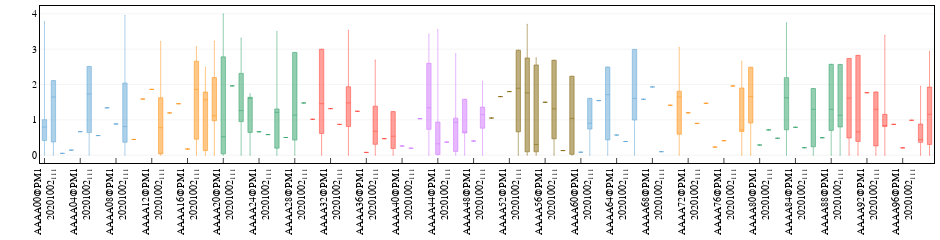

The cell this chart's notebook holds for it:
### Code cell
import random
import plotly.graph_objects as go

x_data = ['Carmelo Anthony', 'Dwyane Wade',
          'Deron Williams', 'Brook Lopez',
          'Damian Lillard', 'David West',]

N = 100

colors = ['rgba(93, 164, 214, 0.5)', 'rgba(255, 144, 14, 0.5)', 'rgba(44, 160, 101, 0.5)',
          'rgba(255, 65, 54, 0.5)', 'rgba(207, 114, 255, 0.5)', 'rgba(127, 96, 0, 0.5)',
          'rgba(93, 164, 214, 0.5)', 'rgba(255, 144, 14, 0.5)', 'rgba(44, 160, 101, 0.5)',
          'rgba(255, 65, 54, 0.5)']

fig = go.Figure()

for i in range(N):

    fig.add_trace(
        go.Box(x=['AAAA{:02d}@PM1<br>20201002<sub>111</sub>'.format(i)],
               q1=[1 * random.random()],
               median=[2 * random.random()],
               q3=[3 * random.random()],
               lowerfence=[0 * random.random()],
               upperfence=[4 * random.random()],
               name='A',
               offsetgroup='1',
               boxpoints='all',
               opacity=1.0,
               jitter=1.0,
               whiskerwidth=0.2,
               fillcolor=colors[int(i/10)],
               marker_size=2,
               line_width=1,
               line_color=colors[int(i/10)]
              )
    )
    
fig.update_layout(
    xaxis=dict(
        tickangle=-90,
        ticks="inside",
        tickson="labels",
        ticklen=5,
        nticks=30,
        tickfont=dict(
            family='calibri', 
            color='#000', 
            size=10
        ),
        showline=True, 
        linewidth=1, 
        linecolor='black', 
        mirror=True
    ),
    yaxis=dict(
        tickfont=dict(
            family='calibri', 
            color='#000', 
            size=10
        ),
        autorange=True,
        showgrid=True,
        zeroline=False,
        gridcolor='rgb(245, 245, 245)',
        gridwidth=1,
        zerolinecolor='rgb(0, 0, 0)',
        zerolinewidth=1,
        showline=True, 
        linewidth=1, 
        linecolor='black', 
        mirror=True
    ),
    margin=dict(
        l=40,
        r=5,
        b=40,
        t=5,
    ),
    #boxmode='group',
    paper_bgcolor='rgb(255, 255, 255)',
    plot_bgcolor='rgb(255, 255, 255)',
    showlegend=False,
    hovermode=False,
    width=940, 
    height=240
)

fig.show()
